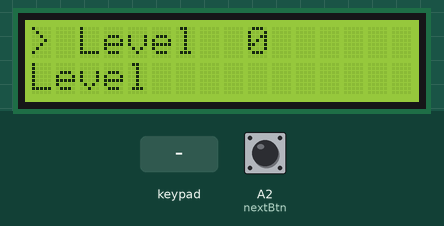
The sketch below on a simulated Arduino Uno, built with avr-gcc and run on an emulated ATmega328P. Parts: 16×2 character LCD. The test bench sets the inputs (shaded band); at power-on: A2 (nextBtn) HIGH. What the sketch prints to the serial monitor is not drawn.

Above: at 1.2 s.
1.3 s: A2 (nextBtn) pulled LOW for 1.45 s
At 2.8 s:
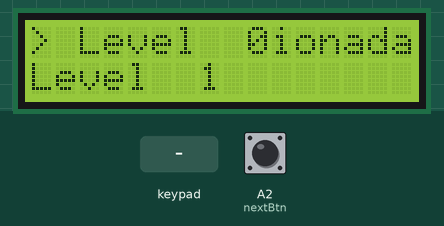
4.2 s: key '1' pressed
At 5.39 s:
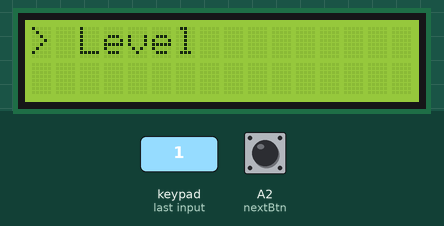
6.6 s: keypad keys 1 3 1 2 1 1 1 0 pressed 1.5 s apart
At 9.16 s:
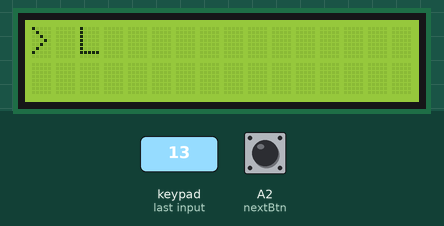
20.1 s: A2 (nextBtn) pulled LOW for 3.2 s
At 23.05 s:
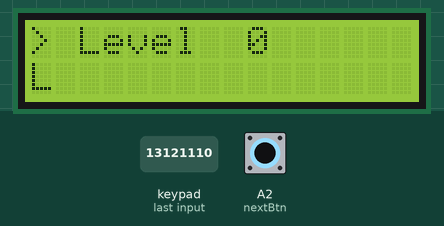

The sketch:

experimental.ino
```cpp
#include <LiquidCrystal.h>
#include <Keypad.h>

const int prevBtn = A1;
const int nextBtn = A2;

const byte ROWS = 4;  // Quatro linhas
const byte COLS = 3;  // Três colunas

char keys[ROWS][COLS] = {
  { '1', '2', '3' },
  { '4', '5', '6' },
  { '7', '8', '9' },
  { '*', '0', '#' }
};

byte rowPins[ROWS] = { 13, 12, 11, 10 };
byte colPins[COLS] = { 9, 8, 7 };

LiquidCrystal lcd(6, 5, 4, 3, 2, A0);
Keypad keypad = Keypad(makeKeymap(keys), rowPins, colPins, ROWS, COLS);

void menu() {
  const int tmp = 100;
  char fases[5][7] = {"Fase_0", "Fase_1", "Fase_2", "Fase_3", "Fase_4"};
  char frase[6] = {'L', 'e', 'v', 'e', 'l', ' '};
  bool keypadAtivo = false;
  int fase_escolhida = 0;

  lcd.setCursor(0, 0);
  lcd.print("> ");
  for (int i = 0; i < 6; i++) {
    lcd.print(frase[i]);
    delay(tmp);
  }
  // Level Selecionado
  lcd.print(" 0");

  lcd.setCursor(0, 1);
  for (int i = 0; i < 6; i++) {
    lcd.print(frase[i]);
    delay(tmp);
  }
  // Level abaixo
  lcd.print(" 1");

  char key = keypad.getKey();
  if (key == '0') {
    lcd.clear();
    lcd.print("> ");
    for (int i = 0; i < 6; i++) {
      lcd.print(frase[i]);
      delay(tmp);
    }
    lcd.print(" 0");
    fase_escolhida = 0;
  } else if (key == '1') {
    lcd.clear();
    lcd.print("> ");
    for (int i = 0; i < 6; i++) {
      lcd.print(frase[i]);
      delay(tmp);
    }
    lcd.print(" 1");
    fase_escolhida = 1;
  } else if (key == '2') {
    lcd.clear();
    lcd.print("> ");
    for (int i = 0; i < 6; i++) {
      lcd.print(frase[i]);
      delay(tmp);
    }
    lcd.print(" 2");
    fase_escolhida = 2;
  } else if (key == '3') {
    lcd.clear();
    lcd.print("> ");
    for (int i = 0; i < 6; i++) {
      lcd.print(frase[i]);
      delay(tmp);
    }
    lcd.print(" 3");
    fase_escolhida = 3;
  } else if (key == '4') {
    lcd.clear();
    lcd.print("> ");
    for (int i = 0; i < 6; i++) {
      lcd.print(frase[i]);
      delay(tmp);
    }
    lcd.print(" 4");
    fase_escolhida = 4;
  }

  if (digitalRead(nextBtn) == HIGH) {
    lcd.clear();
    lcd.print("Fase selecionada: ");
    lcd.print(fases[fase_escolhida]);
    Serial.print("Botão Apertado");
    Serial.println(fases[fase_escolhida]);
  }
  else{
    Serial.print("Botão solto ");
  }
}

void setup() {
  pinMode(prevBtn, INPUT_PULLUP);
  pinMode(nextBtn, INPUT_PULLUP);
  Serial.begin(9600);
  lcd.begin(16, 2);
}

void loop() {
  menu();
}
```

Measured:
- after the input at 4.2 s, the display: first differs from a run without the input after 0.69 s (image 2 shows a later state)
- after the input at 6.6 s, the display: first differs from a run without the input after 2.5 s (image 3)
